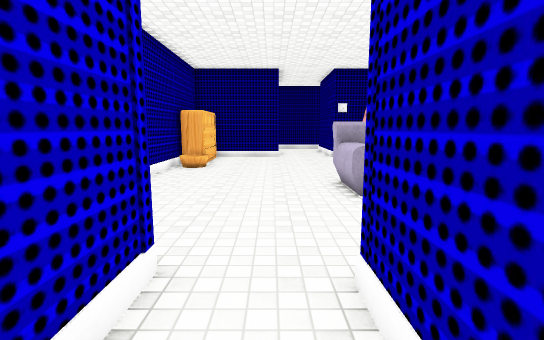
view 1 (above)

21 first-person views from a walk through a Unity game level. The camera is 1.5 m above the floor, tilts 8° down and sees 85° across. The floor is counted in squares, 0.9 m on a side. Each view is taken from the middle of a square. On the plan, view 1 faces up. The plan holds only what a view shows up to about 15 squares ahead; the rest is blank. The place goes on beyond the plan. The player is left out. Some surface patterns are stand-ins.

view 2
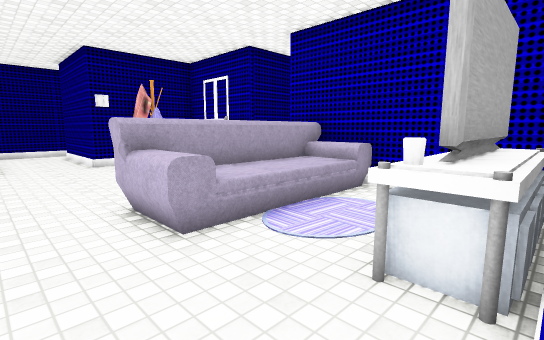

view 3
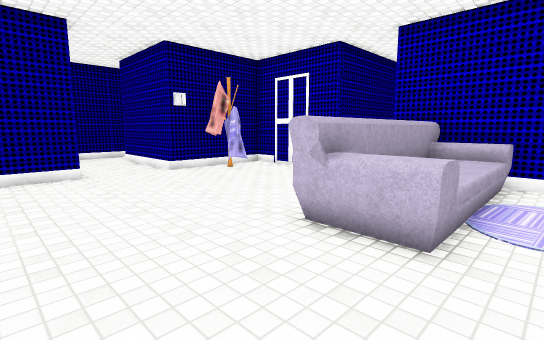

view 4
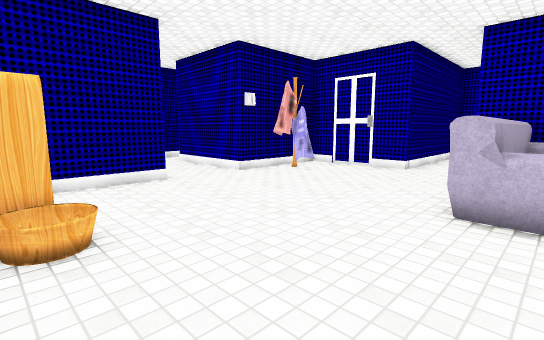

view 5
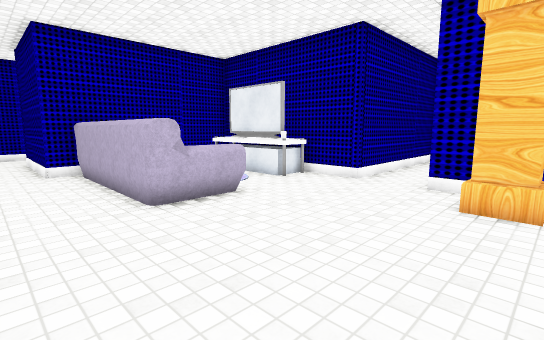

view 6
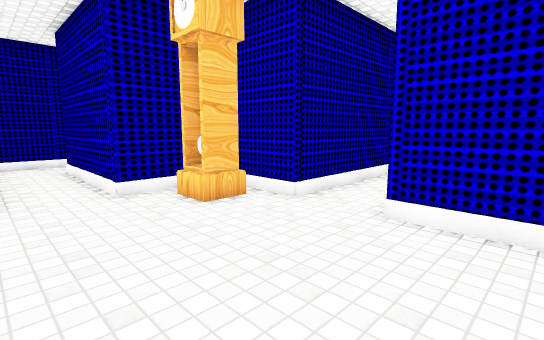

view 7
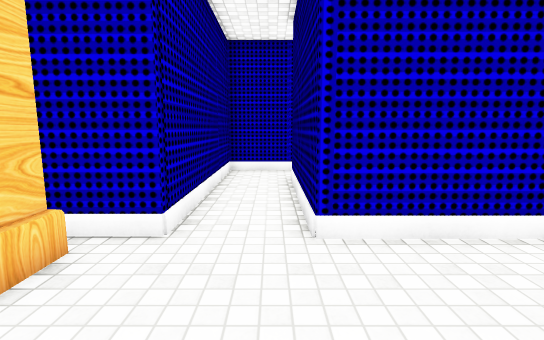

view 8
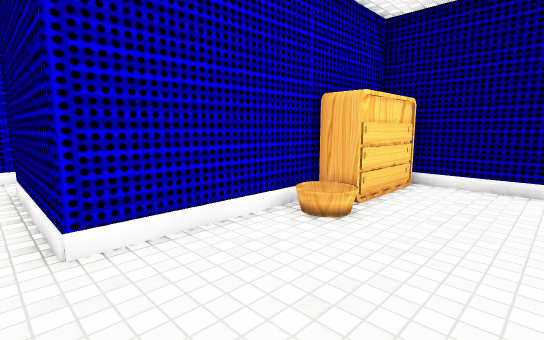

view 9
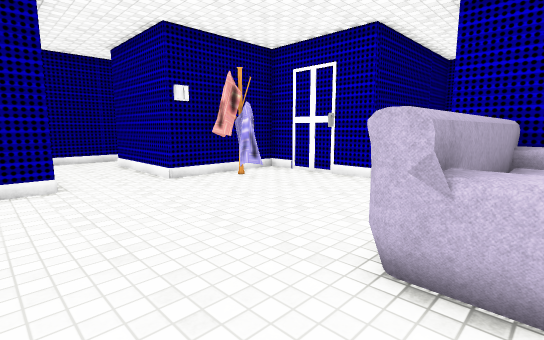

view 10
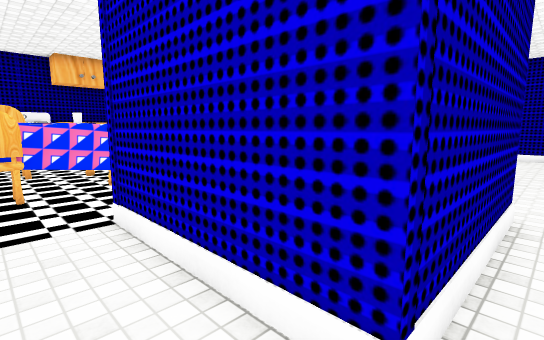

view 11
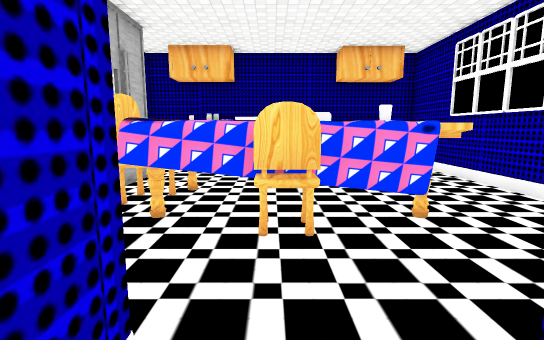

view 12
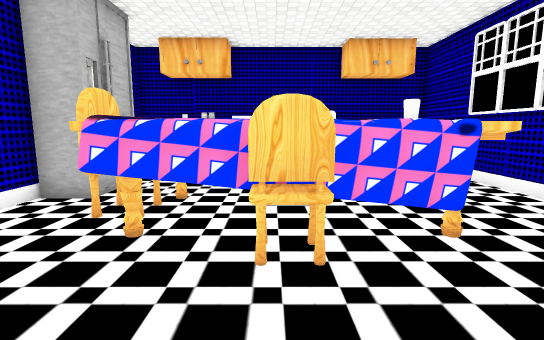

view 13
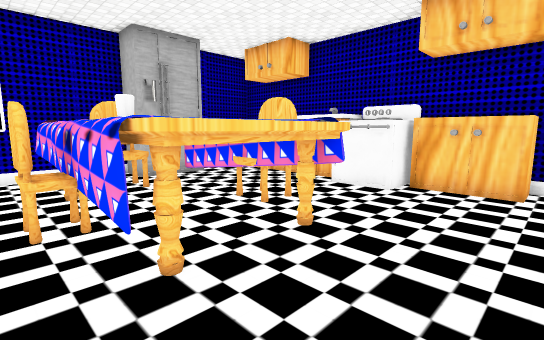

view 14
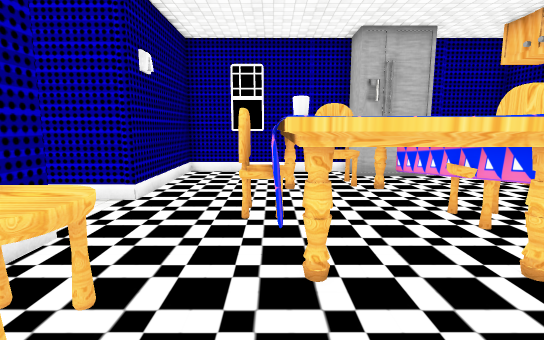

view 15
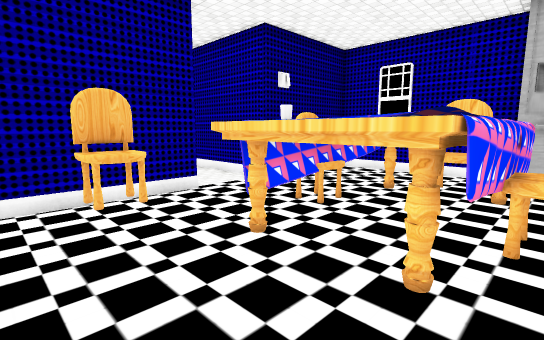

view 16
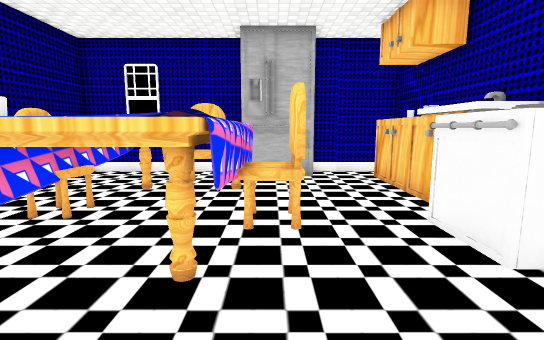

view 17
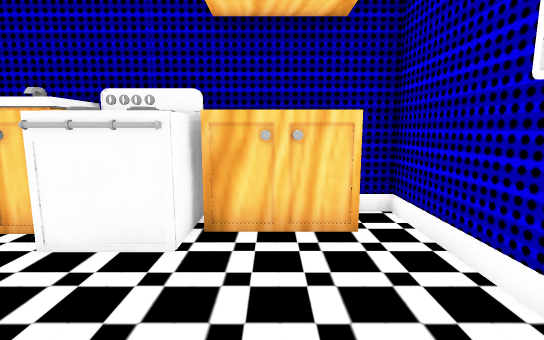

view 18
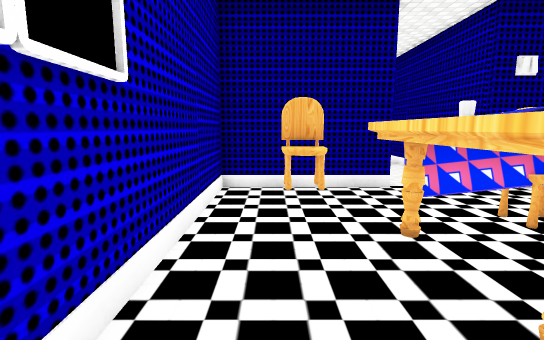

view 19
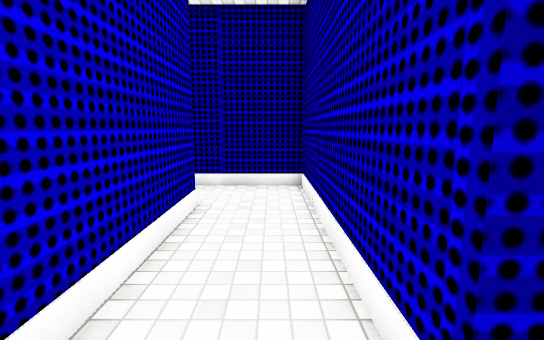

view 20
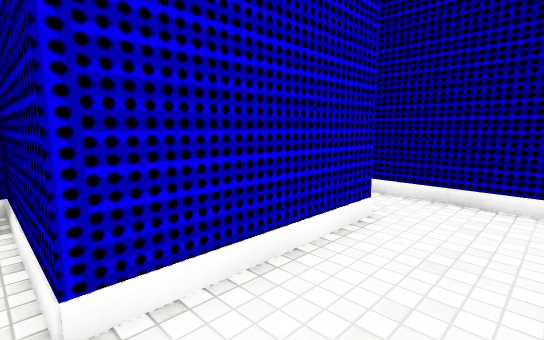

view 21
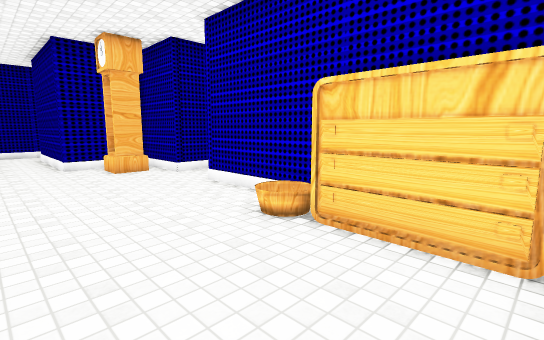

### Floor plan
Key: @ floor where view 1 was taken; # wall or solid block; . floor; R dresser; S sofa; A rack; C carpet; T TV; L clock; B table; H chair; E oven; U cupboard; F fridge; I sink; O other object.
Columns run from 12 left of view 1 to 21 right of it. Each row starts with its distance up from view 1.
 25            ######
 24             ....
 23             ....
 22             #...#
 21             #...#
 20             #...#
 19             #...#
 18           ###...# ####
 17        #RR.......A#..#
 16          R.......AA..#
 15          R...........#
 14         RR...........#
 13        ##............########
 12        #....................#
 11        #....................#
 10        #.............#####..#
  9 #.######......SSSSSSS    #..#
  8 #.............SSSSSSS    #..#
  7 #.............SSCCCSS    #..#
  6 ########......... ..######..#
  5        #.L.......   #.......######
  4        #.L.....OTTTT#.HH.........#
  3        ####..########..H.........#
  2           #..#      #...BBHHBB...#
  1           #..#      #...B    BH..#
  0           #.@#      #...B     H..#
 -1           #..#      #...BBBBBBH.F#
 -2           #..#      #.....HH...OO
 -3            ..#      #..........FF
 -4            ..#      #............#
 -5           ####      #....EE......#
 -6                     #.UUUEIIIUUU.#
 -7                     #####

Where each view was taken, in squares from view 1:
view 1: 0 up, 0 right, facing up
view 2: 3 up, 0 right, facing up-right
view 3: 6 up, 2 left, facing up-right
view 4: 8 up, 4 left, facing up-right
view 5: 12 up, 4 left, facing down-right
view 6: 11 up, 1 right, facing down-left
view 7: 8 up, 0 right, facing left
view 8: 8 up, 0 right, facing up-left
view 9: 8 up, 1 left, facing up-right
view 10: 11 up, 15 right, facing down-left
view 11: 7 up, 15 right, facing down
view 12: 6 up, 15 right, facing down
view 13: 3 up, 9 right, facing down-right
view 14: 2 up, 9 right, facing right
view 15: 2 down, 9 right, facing up-right
view 16: 2 down, 9 right, facing right
view 17: 1 down, 11 right, facing down
view 18: 3 down, 10 right, facing up
view 19: 4 up, 15 right, facing up
view 20: 17 up, 3 right, facing up-left
view 21: 17 up, 1 right, facing down-left
